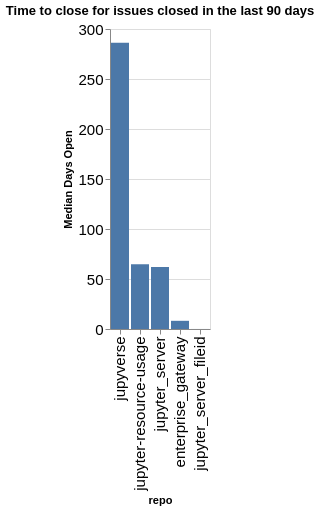

Write notebook code for a chart like this one.
### Code cell
time_open = closed.groupby(['org', 'repo']).agg({'time_open': 'median'}).reset_index()
time_open['time_open'] = time_open['time_open'] / (60 * 60 * 24)
time_open['org/repo'] = time_open.apply(lambda a: a['org'] + '/' + a['repo'], axis=1)
sorted_vals = time_open.sort_values(['org', 'time_open'], ascending=False)['repo'].values
alt.Chart(data=time_open, title=f"Time to close for issues closed in the last {n_days} days").mark_bar().encode(
    x=alt.X('repo', sort=alt.Sort(sorted_vals.tolist())),
    y=alt.Y('time_open', title="Median Days Open"),
)

### Figure 1 — Vega-Lite specification as saved in the notebook (floating-point values rounded to 4 significant figures)
{"config": {"axisLeft": {"labelFontSize": 15}, "axisBottom": {"labelFontSize": 15}}, "data": {"name": "data-c0cebd65a8e135c838a7e83a8ddc51f7"}, "mark": {"type": "bar"}, "encoding": {"x": {"field": "repo", "sort": ["jupyverse", "jupyter-resource-usage", "jupyter_server", "enterprise_gateway", "jupyter_server_fileid"], "type": "nominal"}, "y": {"field": "time_open", "title": "Median Days Open", "type": "quantitative"}}, "title": "Time to close for issues closed in the last 90 days", "$schema": "https://vega.github.io/schema/vega-lite/v5.20.1.json", "datasets": {"data-c0cebd65a8e135c838a7e83a8ddc51f7": [{"org": "jupyter-server", "repo": "enterprise_gateway", "time_open": 8.189, "org/repo": "jupyter-server/enterprise_gateway"}, {"org": "jupyter-server", "repo": "jupyter-resource-usage", "time_open": 64.81, "org/repo": "jupyter-server/jupyter-resource-usage"}, {"org": "jupyter-server", "repo": "jupyter_server", "time_open": 61.92, "org/repo": "jupyter-server/jupyter_server"}, {"org": "jupyter-server", "repo": "jupyter_server_fileid", "time_open": 0.03341, "org/repo": "jupyter-server/jupyter_server_fileid"}, {"org": "jupyter-server", "repo": "jupyverse", "time_open": 286.2, "org/repo": "jupyter-server/jupyverse"}]}}
